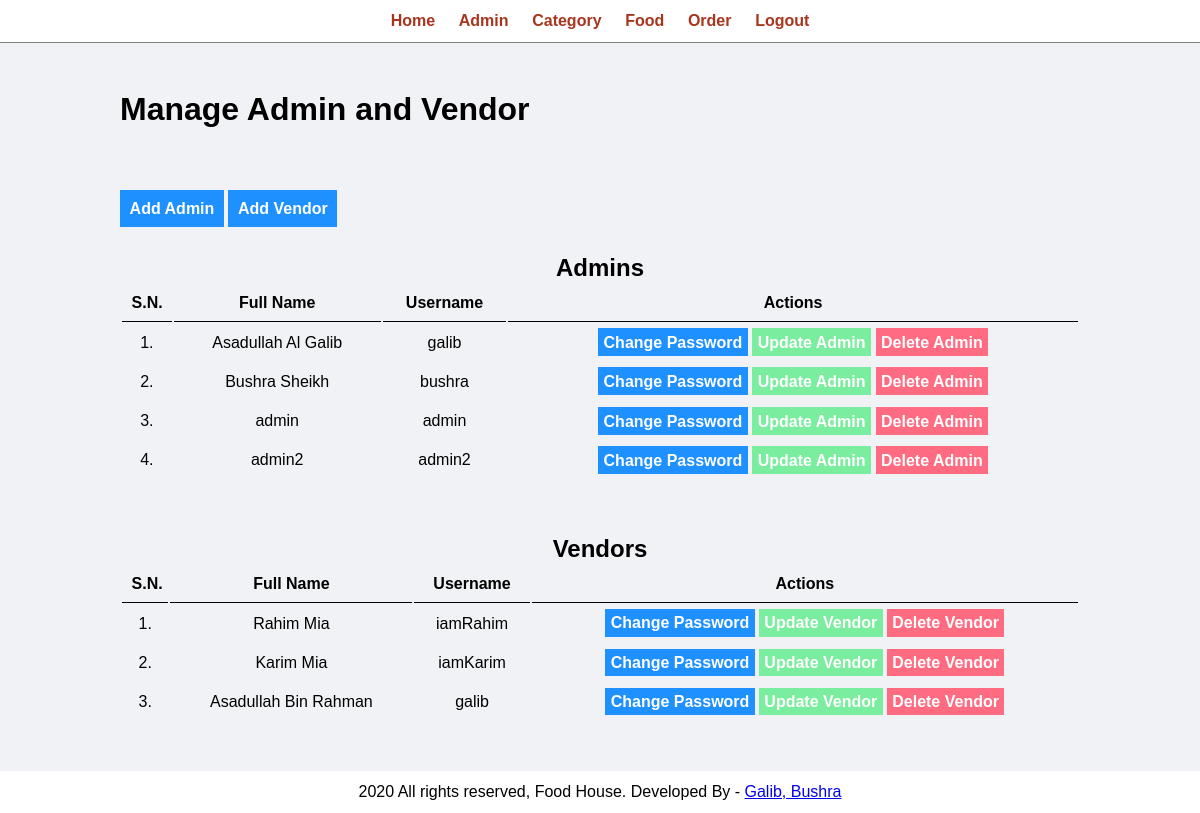
The page /admin/manage-admin.php (signed in) on the database its author committed.
### tables this page shows
CREATE TABLE `tbl_vendor` (
  `id` int(10) UNSIGNED NOT NULL,
  `full_name` varchar(100) NOT NULL,
  `username` varchar(100) NOT NULL,
  `password` varchar(255) NOT NULL
);

### admin/manage-admin.php (the view, shortened to what this page needs)
<link rel="stylesheet" type="text/css" href="../css/admin.css">
<?php include('partials/menu.php'); ?>
        <div class="main-content">
            <div class="wrapper">
                <h1>Manage Admin and Vendor</h1>
                <br />
                <br><br><br>
                <a href="add-admin.php" class="btn-primary">Add Admin</a>
                <a href="add-vendor.php" class="btn-primary">Add Vendor</a>
                <br /><br /><br />
                <table class="tbl-full">
                    <figcaption class="text-center"><h2>Admins</h2></figcaption>
                    <tr class="text-center">
                        <th>S.N.</th>
                        <th>Full Name</th>
                        <th>Username</th>
                        <th>Actions</th>
                    </tr>
                    <?php
                        $sql = "SELECT * FROM tbl_admin";
                        $res = mysqli_query($conn, $sql);
                        if($res==TRUE)
                        {
                            $count = mysqli_num_rows($res);
                            $sn=1;
                            if($count>0)
                            {
                                while($rows=mysqli_fetch_assoc($res))
                                {
                                    $id=$rows['id'];
                                    $full_name=$rows['full_name'];
                                    $username=$rows['username'];
                                    ?>
                                    <tr class="text-center">
                                        <td><?php echo $sn++; ?>. </td>
                                        <td><?php echo $full_name; ?></td>
                                        <td><?php echo $username; ?></td>
                                        <td>
                                            <a href="<?php echo SITEURL; ?>admin/update-password.php?id=<?php echo $id; ?>" class="btn-primary">Change Password</a>
                                            <a href="<?php echo SITEURL; ?>admin/update-admin.php?id=<?php echo $id; ?>" class="btn-secondary">Update Admin</a>
                                            <a href="<?php echo SITEURL; ?>admin/delete-admin.php?id=<?php echo $id; ?>" class="btn-danger">Delete Admin</a>
                                        </td>
                                    </tr>
                                    <?php
                                }
                            }
                            else
                            {
                            }
                        }
                    ?>
                </table>
                <br /><br /><br />
                <table class="tbl-full">
                    <figcaption class="text-center"><h2>Vendors</h2></figcaption>
                    <tr class="text-center">
                        <th>S.N.</th>
                        <th>Full Name</th>
                        <th>Username</th>
                        <th>Actions</th>
                    </tr>
                    <?php
                        $sql = "SELECT * FROM tbl_vendor";
                        $res = mysqli_query($conn, $sql);
                        if($res==TRUE)
                        {
                            $count = mysqli_num_rows($res);
                            $sn=1;
                            if($count>0)
                            {
                                while($rows=mysqli_fetch_assoc($res))
                                {
                                    $id=$rows['id'];
                                    $full_name=$rows['full_name'];
                                    $username=$rows['username'];
                                    ?>
                                    <tr class="text-center">
                                        <td><?php echo $sn++; ?>. </td>
                                        <td><?php echo $full_name; ?></td>
                                        <td><?php echo $username; ?></td>
                                        <td>
                                            <a href="<?php echo SITEURL;?>admin/update-passwordV.php?id=<?php echo $id; ?>" class="btn-primary">Change Password</a>
                                            <a href="<?php echo SITEURL;?>admin/update-vendor.php?id=<?php echo $id; ?>" class="btn-secondary">Update Vendor</a>
                                            <a href="<?php echo SITEURL;?>admin/delete-vendor.php?id=<?php echo $id; ?>" class="btn-danger">Delete Vendor</a>
                                        </td>
                                    </tr>
                                    <?php
                                }
                            }
                            else
                            {
                            }
                        }
                    ?>
                </table>
            </div>
        </div>
<?php include('partials/footer.php'); ?>

### css/admin.css (style rules this page uses)
* { margin: 0; padding: 0; font-family: Arial, Helvetica, sans-serif; }
.wrapper { padding: 1%; width: 80%; margin: 0 auto; }
.text-center { text-align: center; }
.main-content { padding: 3% 0; background-color: #f1f2f6; }
.tbl-full { width: 100%; }
table tr th { border-bottom: 1px solid black; padding: 1%; }
table tr td { padding: 1%; }
.btn-primary { background-color: #1e90ff; padding: 1%; color: white; text-decoration: none; font-weight: bold; }
.btn-secondary { background-color: #7bed9f; padding: 1%; color: white; text-decoration: none; font-weight: bold; }
.btn-danger { background-color: #ff6b81; padding: 1%; color: white; text-decoration: none; font-weight: bold; }

### rows shown on the page
tbl_vendor: full_name "Rahim Mia", username "iamRahim"
tbl_vendor: full_name "Karim Mia", username "iamKarim"
tbl_vendor: full_name "Asadullah Bin Rahman", username "galib"

### other values the page prints
$full_name "Asadullah Al Galib"
$username "galib"
$full_name "Bushra Sheikh"
$username "bushra"
$full_name "admin"
$username "admin"
$full_name "admin2"
$username "admin2"
